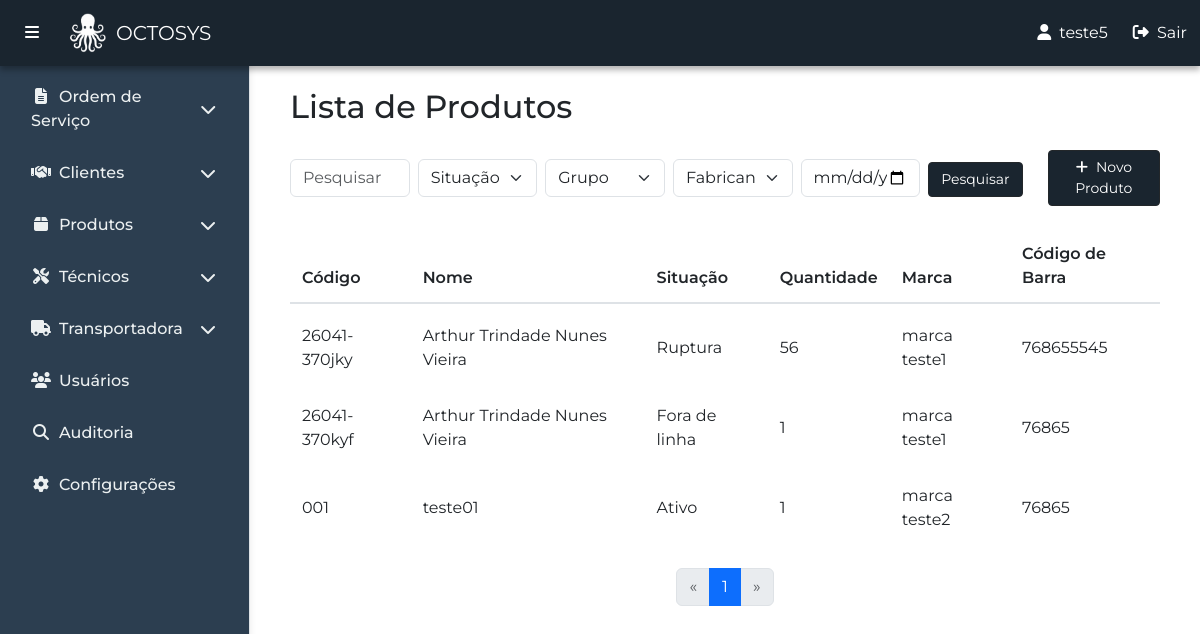
/pt-br/produtos/produtos/ver/ (signed in), run on an earlier commit of the app's database.
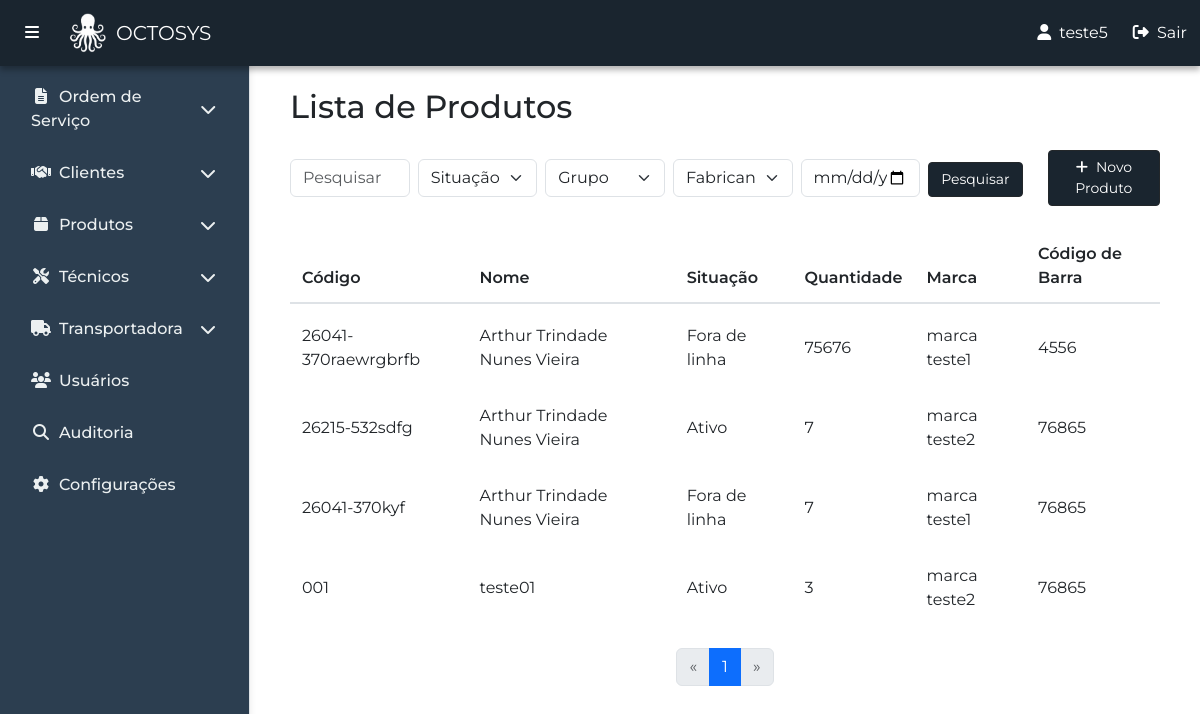
And on a later commit of the database.
### produtos/models.py (models this page shows, shortened)
class Produto(models.Model):
    SITUACAO_CHOICES = [
        ('ativo', 'Ativo'),
        ('fora_de_linha', 'Fora de linha'),
        ('ruptura', 'Ruptura'),
        ('preco_desatualizado', 'Preço desatualizado'),
        ('consumo_proprio', 'Consumo próprio'),
        ('nao_comercializado', 'Não comercializado'),
    ]
    codigo = models.CharField(max_length=20, unique=True, blank=True, null=True)
    nome = models.CharField(max_length=100)
    grupo = models.ForeignKey(Grupo, on_delete=models.SET_NULL, null=True)
    quantidade = models.IntegerField(default=0, blank=True)
    qtd_entrada = models.IntegerField()
    estoque_minimo = models.IntegerField()
    estoque_maximo = models.IntegerField()
    situacao = models.CharField(max_length=30, choices=SITUACAO_CHOICES, default='ativo')
    fabricante = models.ForeignKey(Fabricante, on_delete=models.SET_NULL, null=True)
    marca = models.ForeignKey(Marca, on_delete=models.SET_NULL, null=True)
    ref_fabricante = models.CharField(max_length=100)
    cod_embalagem = models.CharField(max_length=20, unique=True, blank=True, null=True)
    cod_barra = models.CharField(max_length=50)
    apresentacao = models.CharField(max_length=60)
    data_ultima_compra = models.DateField(blank=True, null=True)
    descricao = models.TextField(blank=True, null=True)

class Marca(models.Model):
    nome = models.CharField(max_length=100)
    def __str__(self):
        return self.nome

### produtos/views.py (the view, shortened to what this page needs)
# urls.py: path('produtos/ver/', views.listar_produtos, name='listar_produtos'),
@login_required
def listar_produtos(request):
    pesquisa = request.GET.get('pesquisa', '')
    situacao = request.GET.get('situacao', '')
    grupo = request.GET.get('grupo', '')
    fabricante = request.GET.get('fabricante', '')
    data_ultima_compra = request.GET.get('data_ultima_compra', '')
    produtos = Produto.objects.all().order_by('-id')
    if situacao:
        produtos = produtos.filter(situacao=situacao)
    if grupo:
        produtos = produtos.filter(grupo_id=grupo)
    if fabricante:
        produtos = produtos.filter(fabricante_id=fabricante)
    if data_ultima_compra:
        produtos = produtos.filter(data_ultima_compra=data_ultima_compra)
    paginator = Paginator(produtos, 5)
    page_number = request.GET.get('page')
    page_obj = paginator.get_page(page_number)
    grupos = Grupo.objects.all()
    fabricantes = Fabricante.objects.all()
    return render(request, 'produtos/produtos.html', {
        'page_obj': page_obj,
        'pesquisa': pesquisa,
        'situacao': situacao,
        'grupo': grupo,
        'fabricante': fabricante,
        'data_ultima_compra': data_ultima_compra,
        'grupos': grupos,
        'fabricantes': fabricantes,
        'Produto': Produto  # usado para acessar Produto.SITUACAO_CHOICES no template
    })

### produtos/templates/produtos/produtos.html (shortened to what the changed rows need)
{% extends 'principal/base.html' %}
{% block content %}
<div class="container my-4">
    <h2 class="mb-4">Lista de Produtos</h2>
    <div class="table-responsive">
        <div class="table-pagination-container">
            <table class="table table-hover custom-table">
                <thead class="custom-thead">
                    <tr>
                        <th scope="col">Código</th>
                        <th scope="col">Nome</th>
                        <th scope="col">Situação</th>
                        <th scope="col">Quantidade</th>
                        <th scope="col">Marca</th>
                        <th scope="col">Código de Barra</th>
                    </tr>
                </thead>
                <tbody>
                    {% for produto in page_obj %}
                    <tr data-bs-toggle="modal"
                        data-bs-target="#modalProduto{{ produto.id }}"
                        style="cursor: pointer;">
                        <td>{{ produto.codigo }}</td>
                        <td>{{ produto.nome }}</td>
                        <td>{{ produto.get_situacao_display }}</td>
                        <td>{{ produto.quantidade }}</td>
                        <td>{{ produto.marca }}</td>
                        <td>{{ produto.cod_barra }}</td>
                    </tr>
                    {% empty %}
                    <tr>
                        <td colspan="6">Nenhum produto encontrado.</td>
                    </tr>
                    {% endfor %}
                </tbody>
            </table>
            <nav aria-label="Navegação de página">
                <ul class="pagination justify-content-center">
                    {% for num in page_obj.paginator.page_range %}
                        {% if num == page_obj.number %}
                            <li class="page-item active"><span class="page-link">{{ num }}</span></li>
                        {% endif %}
                    {% endfor %}
                </ul>
            </nav>
        </div>
    </div>
</div>
{% endblock %}

What changed in the data, as far as the page shows it:
removed Produto: codigo "26041-370jky", nome "Arthur Trindade Nunes Vieira", situacao "Ruptura", quantidade "56", marca "marca teste1", cod_barra "768655545"
added Produto: codigo "26041-370raewrgbrfb", nome "Arthur Trindade Nunes Vieira", situacao "Fora de linha", quantidade "75676", marca "marca teste1", cod_barra "4556"
added Produto: codigo "26215-532sdfg", nome "Arthur Trindade Nunes Vieira", situacao "Ativo", quantidade "7", marca "marca teste2", cod_barra "76865"
changed Produto "26041-370kyf": quantidade "1" → "7"
changed Produto "teste01": quantidade "1" → "3"
